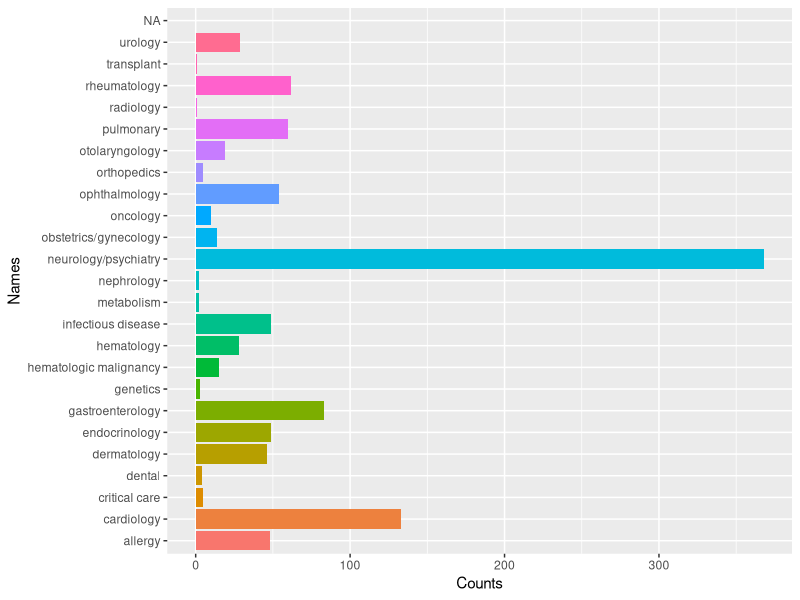
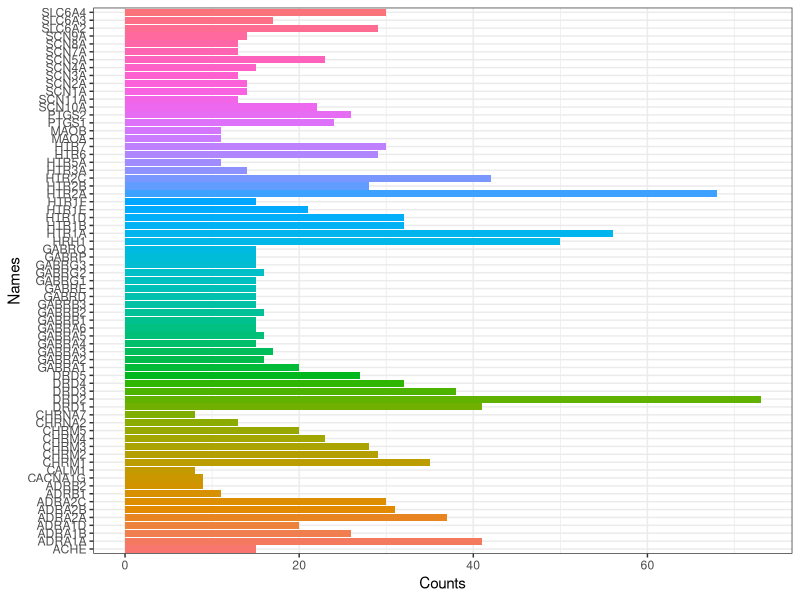
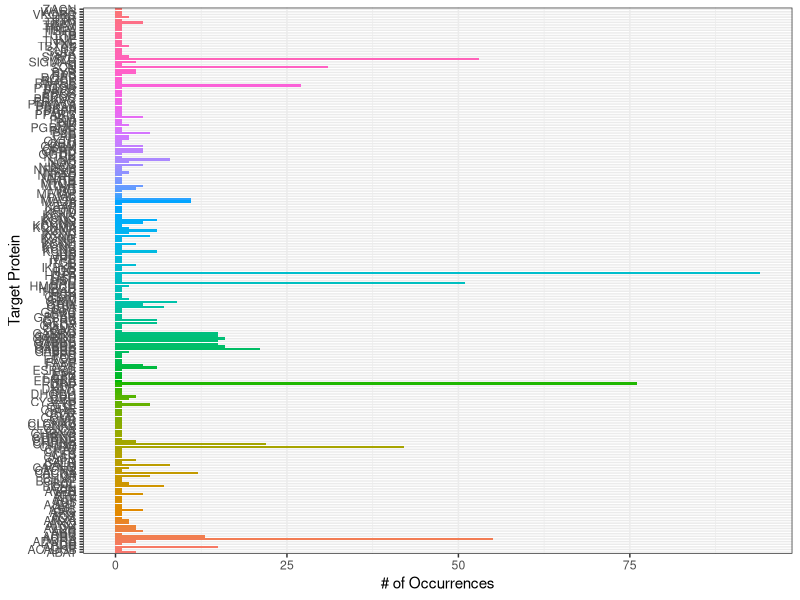
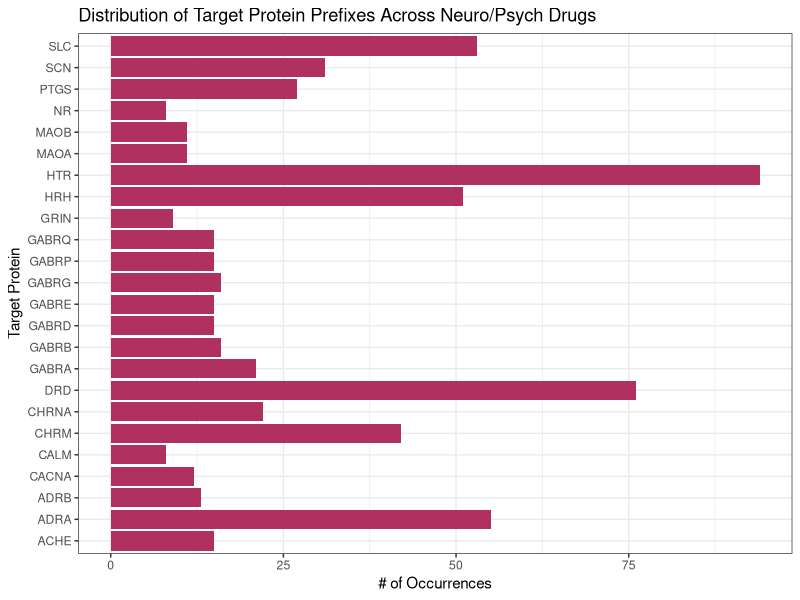

Recreate these plots in R, in order. (Note: this script raises an error after producing the figures.)
library(tidyverse)
library(readxl)

########################################################################
## Code to create counts the for dataset on the number of occurrences ##
## for each Disease Area, Target Protein, and Indication + Plotting   ##
########################################################################

all.drugs = read_xls("dataCapstone.xls") %>%
  filter(!is.na(SMILES))

head(all.drugs)

## Distribution of the Targets for Launched - I do not know what this means
# Maybe it means what is seen in a patient for the treatment to be dispatched?
# Can help us choose which cancer (or health issue in general) to focus on

launched = all.drugs %>%
  filter(Phase == "Launched")

# How many are there in each disease area? (launched drugs)

launched$DAvector = strsplit(launched$`Disease Area`, ", ")

counts = list()

counter = function(vec) {
  
  for (i in vec) {
    
    if (is.null(counts[[i]])) {
      counts[[i]] <<- 0
    }
    
    counts[[i]] <<- counts[[i]] + 1
    
  }
  
}

for (vecT in launched$DAvector) {
  counter(vecT)
}

ggplot(data.frame(
  Names = names(counts),
  Counts = as.numeric(counts)
), aes(x = Counts, y = Names, fill = Names)) +
  geom_bar(stat = "identity") +
  theme(legend.position = "none")

## Distribution of the Targets in Launched for Neurology/Psychiatry

nP = launched %>% # 368 launched
  filter(str_detect(`Disease Area`, "neurology/psychiatry"),
         !is.na(SMILES))

nP$TargetVector = strsplit(nP$Target, ", ")

counts = list()

counter = function(vec) {
  
  for (i in vec) {
    
    if (is.null(counts[[i]])) {
      counts[[i]] <<- 0
    }
    
    counts[[i]] <<- counts[[i]] + 1
    
  }
  
}

for (vecT in nP$TargetVector) {
  counter(vecT)
}

# Counts of the prevalent target proteins

count.filter = 7

ggplot(data.frame(
  Names = names(counts[which(counts > count.filter)]),
  Counts = as.numeric(counts[which(counts > count.filter)])
), aes(x = Counts, y = Names, fill = Names)) +
  geom_bar(stat = "identity") +
  theme(legend.position = "none",
        legend.title = element_text("Bee")) +
  guides(fill = "none") +
  theme_bw()

# Counts by the prefixes of the Target Proteins for all launched
# neurological/psychiatric drugs

nP = launched %>% # 368 launched
  filter(str_detect(`Disease Area`, "neurology/psychiatry"),
         !is.na(SMILES))

nP$TargetVector = strsplit(nP$Target, ", ")

nP$TargetPrefixVector = lapply(nP$TargetVector, function(vec) {
  unique(sapply(vec, function(x) {
    sub("^([A-Za-z]+).*", "\\1", x)
  }))
}
)

counts.pref = list()

counter.pref = function(vec) {
  
  for (i in vec) {
    
    if (is.null(counts.pref[[i]])) {
      counts.pref[[i]] <<- 0
    }
    
    counts.pref[[i]] <<- counts.pref[[i]] + 1
    
  }
  
}

for (vecT in nP$TargetPrefixVector) {
  counter.pref(vecT)
}

# Big unfiltered plot

ggplot(data.frame(
  Names = names(counts.pref),
  Counts = as.numeric(counts.pref)
), aes(x = Counts, y = Names, fill = Names)) +
  geom_bar(stat = "identity") +
  guides(fill = "none") +
  ylab("Target Protein") +
  xlab("# of Occurrences") +
  theme_bw()

# to interpret this, we can say that we are clustering target proteins
# for which the first letter grouping encompases more than
# count.filter / 370 of the launched drugs - 2 for no SMILES

count.filter = 7

# I think this is important for EDA

ggplot(data.frame(
  Names = names(counts.pref[which(counts.pref > count.filter)]),
  Counts = as.numeric(counts.pref[which(counts.pref > count.filter)])
), aes(x = Counts, y = Names)) +
  geom_bar(stat = "identity", fill = "maroon") +
  guides(fill = "none") +
  ylab("Target Protein") +
  xlab("# of Occurrences") +
  ggtitle("Distribution of Target Protein Prefixes Across Neuro/Psych Drugs") +
  theme(axis.text = element_text(size = 5)) +
  theme_bw()

########################################################################
## Code to create columns for dataset indicating whether a particular ##
## Target Protein or Indication is associated with a particular drug  ##
########################################################################

# Based on EDA, we put the popular target protein prefixes below,
# along with a comment of their occurrence count in neuro/psych drugs

popular.prefixes = c("SLC", # 50+
                     "SCN", # 25+
                     "PTGS", # 25+,
                     "MAO", # 20+
                     "HTR", # 75+
                     "HRH", # 50+
                     "GABR", # 100+
                     "DRD", # 75+,
                     "CHR", # 60+
                     "ADR") # 60+

#### Create presence and count columns for each of the popular protein groups ####

for (prefix in popular.prefixes) {
  
  all.drugs = all.drugs %>%
    rowwise() %>%
    mutate(!!prefix := if_else(
      any(str_starts(
        str_split(Target, ", ")[[1]],
        as.character(prefix)
      )),
      1,
      0
    )) %>%
    mutate(!!paste0(prefix, ".count") := sum(str_starts(
      str_split(Target, ", ")[[1]],
      as.character(prefix)
    ))
    ) %>%
    ungroup()
  
}

#### Create columns for the presence of every neuro/psych indication ####

neuro.psych = all.drugs %>%
  filter(str_detect(`Disease Area`, "neurology/psychiatry"), 
         Phase == "Launched")

neuro.psych$IndicationVector = strsplit(neuro.psych$Indication, ", ")
counts.indication = list()
counter.indication = function(vec) {
  
  for (i in vec) {
    
    if (is.null(counts.indication[[i]])) {
      counts.indication[[i]] <<- 0
    }
    
    counts.indication[[i]] <<- counts.indication[[i]] + 1
    
  }
  
}
for (vecT in neuro.psych$IndicationVector) {
  counter.indication(vecT)
}

unique.ind = sort(names(counts.indication)) # 187 unique indications!

for (ind in unique.ind) {
  
  neuro.psych = neuro.psych %>%
    rowwise() %>%
    mutate(!!ind := if_else(
      any(str_starts(
        str_split(Indication, ", ")[[1]],
        as.character(ind)
      )),
      1,
      0
    )) %>%
    ungroup()
  
}

#### Analyze distribution of target proteins across various neuro/psych indications ####

counts.indication

# The most common indications are depression and schizophrenia
counts.indication[which(counts.indication == max(as.numeric(counts.indication)))]

counts.indication[which(counts.indication > 10)]

# Kind of hard to plot since there's a lot of columns of 1s and 0, so we can try the
# tidyverse "unnesting" route for more complex relationships

# But this route certainly made basic counting easy! Maybe for model fitting too?

dim(neuro.psych)
colnames(neuro.psych)


test.smiles.p = parse.smiles(str_split(neuro.psych$SMILES[[1]], ", ")[[1]][1])
test.smiles.p

test.smiles = test.smiles.p$`CN1CCc2cccc-3c2[C@H]1Cc1ccc(O)c(O)c-31`

get.adjacency.matrix(test.smiles)
